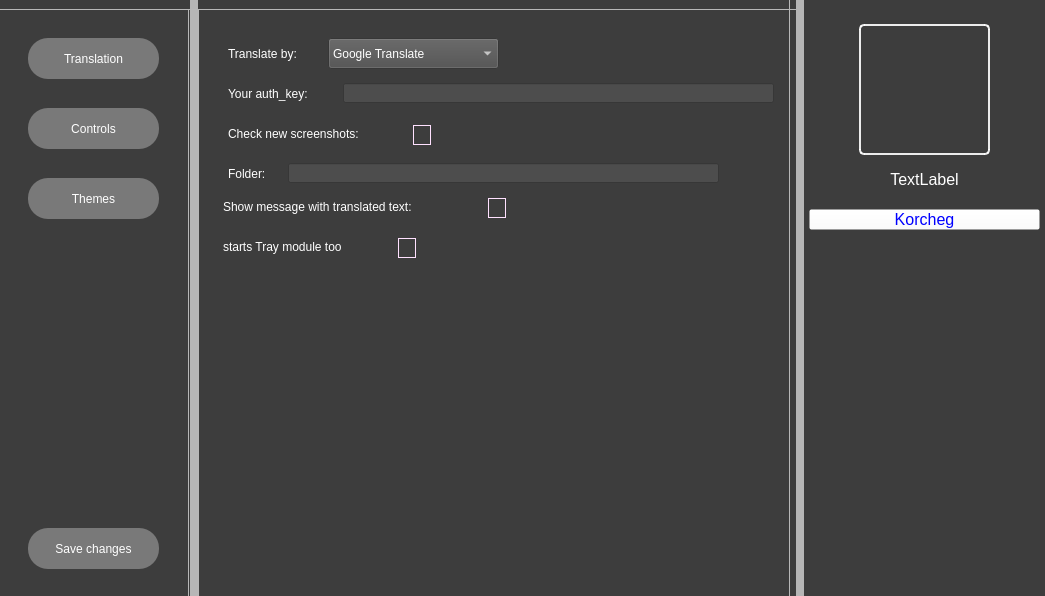
<?xml version="1.0" encoding="UTF-8"?>
<ui version="4.0">
 <class>Frame</class>
 <widget class="QFrame" name="Frame">
  <property name="geometry">
   <rect>
    <x>0</x>
    <y>0</y>
    <width>1045</width>
    <height>596</height>
   </rect>
  </property>
  <property name="windowTitle">
   <string>Frame</string>
  </property>
  <widget class="QLabel" name="MainBack">
   <property name="geometry">
    <rect>
     <x>0</x>
     <y>-10</y>
     <width>1045</width>
     <height>611</height>
    </rect>
   </property>
   <property name="styleSheet">
    <string notr="true">background-color: rgb(61, 61, 61);</string>
   </property>
   <property name="text">
    <string/>
   </property>
  </widget>
  <widget class="QLabel" name="Strip">
   <property name="geometry">
    <rect>
     <x>190</x>
     <y>-20</y>
     <width>8</width>
     <height>691</height>
    </rect>
   </property>
   <property name="styleSheet">
    <string notr="true">background-color: rgb(182, 182, 182);
</string>
   </property>
   <property name="text">
    <string/>
   </property>
  </widget>
  <widget class="QFrame" name="content_frame">
   <property name="geometry">
    <rect>
     <x>-1</x>
     <y>9</y>
     <width>801</width>
     <height>591</height>
    </rect>
   </property>
   <property name="frameShape">
    <enum>QFrame::Shape::StyledPanel</enum>
   </property>
   <property name="frameShadow">
    <enum>QFrame::Shadow::Raised</enum>
   </property>
   <widget class="QFrame" name="page_content">
    <property name="geometry">
     <rect>
      <x>199</x>
      <y>-1</y>
      <width>611</width>
      <height>601</height>
     </rect>
    </property>
    <property name="frameShape">
     <enum>QFrame::Shape::StyledPanel</enum>
    </property>
    <property name="frameShadow">
     <enum>QFrame::Shadow::Raised</enum>
    </property>
    <layout class="QVBoxLayout" name="verticalLayout">
     <item>
      <widget class="QStackedWidget" name="stackedWidget">
       <property name="styleSheet">
        <string notr="true">background-color: rgb(61, 61, 61);</string>
       </property>
       <property name="currentIndex">
        <number>0</number>
       </property>
       <widget class="QWidget" name="page_translation">
        <widget class="QLabel" name="translate_by_label">
         <property name="geometry">
          <rect>
           <x>20</x>
           <y>20</y>
           <width>151</width>
           <height>31</height>
          </rect>
         </property>
         <property name="styleSheet">
          <string notr="true">color: rgb(255, 255, 255);
font: 77 10pt &quot;Arial Black&quot;</string>
         </property>
         <property name="text">
          <string>Translate by: </string>
         </property>
        </widget>
        <widget class="QComboBox" name="translate_by_comba">
         <property name="geometry">
          <rect>
           <x>120</x>
           <y>20</y>
           <width>171</width>
           <height>31</height>
          </rect>
         </property>
         <property name="styleSheet">
          <string notr="true">background-color: rgb(77, 77, 77);
font: 77 10pt &quot;Arial Black&quot;;
color: rgb(255, 255, 255);</string>
         </property>
         <item>
          <property name="text">
           <string>Google Translate</string>
          </property>
         </item>
         <item>
          <property name="text">
           <string>DeepL Translate</string>
          </property>
         </item>
         <item>
          <property name="text">
           <string>MyMemoryTranslator</string>
          </property>
         </item>
        </widget>
        <widget class="QLabel" name="your_auth_key_label">
         <property name="enabled">
          <bool>true</bool>
         </property>
         <property name="geometry">
          <rect>
           <x>20</x>
           <y>60</y>
           <width>151</width>
           <height>31</height>
          </rect>
         </property>
         <property name="styleSheet">
          <string notr="true">color: rgb(255, 255, 255);
font: 77 10pt &quot;Arial Black&quot;</string>
         </property>
         <property name="text">
          <string>Your auth_key:</string>
         </property>
        </widget>
        <widget class="QLineEdit" name="your_auth_key_lineedit">
         <property name="enabled">
          <bool>true</bool>
         </property>
         <property name="geometry">
          <rect>
           <x>135</x>
           <y>65</y>
           <width>431</width>
           <height>20</height>
          </rect>
         </property>
         <property name="styleSheet">
          <string notr="true">background-color: rgb(77, 77, 77);
font: 77 10pt &quot;Arial Black&quot;;
color: rgb(255, 255, 255);</string>
         </property>
        </widget>
        <widget class="QCheckBox" name="folder_check">
         <property name="geometry">
          <rect>
           <x>205</x>
           <y>107</y>
           <width>21</width>
           <height>21</height>
          </rect>
         </property>
         <property name="styleSheet">
          <string notr="true">QCheckBox::indicator {
	width: 16px;
	height: 18px;
	border: 0.7px solid  rgb(255, 225, 255);
	background-color: rgb(61, 61, 61);
}
QCheckBox::indicator:checked {
        background-color: qradialgradient(spread:pad, 
                            cx:0.5,
                            cy:0.5,
                            radius:0.9,
                            fx:0.5,
                            fy:0.5,
                            stop:0 rgba(0, 255, 0, 255), 
                            stop:1 rgba(0, 64, 0, 255));
}</string>
         </property>
         <property name="text">
          <string/>
         </property>
        </widget>
        <widget class="QLabel" name="folder_check_label">
         <property name="enabled">
          <bool>true</bool>
         </property>
         <property name="geometry">
          <rect>
           <x>20</x>
           <y>100</y>
           <width>211</width>
           <height>31</height>
          </rect>
         </property>
         <property name="styleSheet">
          <string notr="true">color: rgb(255, 255, 255);
font: 77 10pt &quot;Arial Black&quot;</string>
         </property>
         <property name="text">
          <string>Check new screenshots:</string>
         </property>
        </widget>
        <widget class="QLineEdit" name="folder_path_lineedit">
         <property name="enabled">
          <bool>true</bool>
         </property>
         <property name="geometry">
          <rect>
           <x>80</x>
           <y>145</y>
           <width>431</width>
           <height>20</height>
          </rect>
         </property>
         <property name="styleSheet">
          <string notr="true">background-color: rgb(77, 77, 77);
font: 77 10pt &quot;Arial Black&quot;;
color: rgb(255, 255, 255);</string>
         </property>
        </widget>
        <widget class="QLabel" name="folder_path_label">
         <property name="enabled">
          <bool>true</bool>
         </property>
         <property name="geometry">
          <rect>
           <x>20</x>
           <y>140</y>
           <width>151</width>
           <height>31</height>
          </rect>
         </property>
         <property name="styleSheet">
          <string notr="true">color: rgb(255, 255, 255);
font: 77 10pt &quot;Arial Black&quot;</string>
         </property>
         <property name="text">
          <string>Folder:</string>
         </property>
        </widget>
        <widget class="QLabel" name="show_message_label">
         <property name="enabled">
          <bool>true</bool>
         </property>
         <property name="geometry">
          <rect>
           <x>15</x>
           <y>173</y>
           <width>261</width>
           <height>31</height>
          </rect>
         </property>
         <property name="styleSheet">
          <string notr="true">color: rgb(255, 255, 255);
font: 77 10pt &quot;Arial Black&quot;</string>
         </property>
         <property name="text">
          <string>Show message with translated text:</string>
         </property>
        </widget>
        <widget class="QCheckBox" name="show_message_check">
         <property name="geometry">
          <rect>
           <x>280</x>
           <y>180</y>
           <width>21</width>
           <height>21</height>
          </rect>
         </property>
         <property name="styleSheet">
          <string notr="true">QCheckBox::indicator {
	width: 16px;
	height: 18px;
	border: 0.7px solid  rgb(255, 225, 255);
	background-color: rgb(61, 61, 61);
}
QCheckBox::indicator:checked {
        background-color: qradialgradient(spread:pad, 
                            cx:0.5,
                            cy:0.5,
                            radius:0.9,
                            fx:0.5,
                            fy:0.5,
                            stop:0 rgba(0, 255, 0, 255), 
                            stop:1 rgba(0, 64, 0, 255));
}</string>
         </property>
         <property name="text">
          <string/>
         </property>
        </widget>
        <widget class="QCheckBox" name="starts_traymodule_check">
         <property name="geometry">
          <rect>
           <x>190</x>
           <y>220</y>
           <width>21</width>
           <height>21</height>
          </rect>
         </property>
         <property name="styleSheet">
          <string notr="true">QCheckBox::indicator {
	width: 16px;
	height: 18px;
	border: 0.7px solid  rgb(255, 225, 255);
	background-color: rgb(61, 61, 61);
}
QCheckBox::indicator:checked {
        background-color: qradialgradient(spread:pad, 
                            cx:0.5,
                            cy:0.5,
                            radius:0.9,
                            fx:0.5,
                            fy:0.5,
                            stop:0 rgba(0, 255, 0, 255), 
                            stop:1 rgba(0, 64, 0, 255));
}</string>
         </property>
         <property name="text">
          <string/>
         </property>
        </widget>
        <widget class="QLabel" name="starts_traymodule_label">
         <property name="enabled">
          <bool>true</bool>
         </property>
         <property name="geometry">
          <rect>
           <x>15</x>
           <y>213</y>
           <width>171</width>
           <height>31</height>
          </rect>
         </property>
         <property name="styleSheet">
          <string notr="true">color: rgb(255, 255, 255);
font: 77 10pt &quot;Arial Black&quot;</string>
         </property>
         <property name="text">
          <string>starts Tray module too</string>
         </property>
        </widget>
        <zorder>translate_by_label</zorder>
        <zorder>translate_by_comba</zorder>
        <zorder>your_auth_key_label</zorder>
        <zorder>your_auth_key_lineedit</zorder>
        <zorder>folder_check_label</zorder>
        <zorder>folder_check</zorder>
        <zorder>folder_path_label</zorder>
        <zorder>folder_path_lineedit</zorder>
        <zorder>show_message_label</zorder>
        <zorder>show_message_check</zorder>
        <zorder>starts_traymodule_check</zorder>
        <zorder>starts_traymodule_label</zorder>
       </widget>
       <widget class="QWidget" name="page_controls">
        <widget class="QLineEdit" name="winmode_lineedit">
         <property name="geometry">
          <rect>
           <x>170</x>
           <y>170</y>
           <width>191</width>
           <height>20</height>
          </rect>
         </property>
         <property name="styleSheet">
          <string notr="true">background-color: rgb(77, 77, 77);
font: 77 10pt &quot;Arial Black&quot;;
color: rgb(255, 255, 255);</string>
         </property>
        </widget>
        <widget class="QLineEdit" name="second_point_lineedit">
         <property name="geometry">
          <rect>
           <x>120</x>
           <y>95</y>
           <width>191</width>
           <height>20</height>
          </rect>
         </property>
         <property name="styleSheet">
          <string notr="true">background-color: rgb(77, 77, 77);
font: 77 10pt &quot;Arial Black&quot;;
color: rgb(255, 255, 255);</string>
         </property>
        </widget>
        <widget class="QLabel" name="translate_realtime_label">
         <property name="geometry">
          <rect>
           <x>10</x>
           <y>130</y>
           <width>161</width>
           <height>31</height>
          </rect>
         </property>
         <property name="styleSheet">
          <string notr="true">color: rgb(255, 255, 255);
font: 77 10pt &quot;Arial Black&quot;</string>
         </property>
         <property name="text">
          <string>Translate in real time</string>
         </property>
        </widget>
        <widget class="QLabel" name="second_point_label">
         <property name="geometry">
          <rect>
           <x>10</x>
           <y>90</y>
           <width>151</width>
           <height>31</height>
          </rect>
         </property>
         <property name="styleSheet">
          <string notr="true">color: rgb(255, 255, 255);
font: 77 10pt &quot;Arial Black&quot;</string>
         </property>
         <property name="text">
          <string>Set 2-nd point</string>
         </property>
        </widget>
        <widget class="QLineEdit" name="translate_lineedit">
         <property name="geometry">
          <rect>
           <x>90</x>
           <y>15</y>
           <width>191</width>
           <height>20</height>
          </rect>
         </property>
         <property name="styleSheet">
          <string notr="true">background-color: rgb(77, 77, 77);
font: 77 10pt &quot;Arial Black&quot;;
color: rgb(255, 255, 255);</string>
         </property>
        </widget>
        <widget class="QLabel" name="first_point_label">
         <property name="geometry">
          <rect>
           <x>10</x>
           <y>50</y>
           <width>151</width>
           <height>31</height>
          </rect>
         </property>
         <property name="styleSheet">
          <string notr="true">color: rgb(255, 255, 255);
font: 77 10pt &quot;Arial Black&quot;</string>
         </property>
         <property name="text">
          <string>Set 1-st point</string>
         </property>
        </widget>
        <widget class="QLineEdit" name="first_point_lineedit">
         <property name="geometry">
          <rect>
           <x>110</x>
           <y>55</y>
           <width>191</width>
           <height>20</height>
          </rect>
         </property>
         <property name="styleSheet">
          <string notr="true">background-color: rgb(77, 77, 77);
font: 77 10pt &quot;Arial Black&quot;;
color: rgb(255, 255, 255);</string>
         </property>
        </widget>
        <widget class="QLabel" name="translate_label">
         <property name="geometry">
          <rect>
           <x>10</x>
           <y>10</y>
           <width>151</width>
           <height>31</height>
          </rect>
         </property>
         <property name="styleSheet">
          <string notr="true">color: rgb(255, 255, 255);
font: 77 10pt &quot;Arial Black&quot;</string>
         </property>
         <property name="text">
          <string>Translate:</string>
         </property>
        </widget>
        <widget class="QLineEdit" name="translate_realtime_lineedit">
         <property name="geometry">
          <rect>
           <x>170</x>
           <y>135</y>
           <width>191</width>
           <height>20</height>
          </rect>
         </property>
         <property name="styleSheet">
          <string notr="true">background-color: rgb(77, 77, 77);
font: 77 10pt &quot;Arial Black&quot;;
color: rgb(255, 255, 255);</string>
         </property>
        </widget>
        <widget class="QLabel" name="winmode_label">
         <property name="geometry">
          <rect>
           <x>10</x>
           <y>165</y>
           <width>161</width>
           <height>31</height>
          </rect>
         </property>
         <property name="styleSheet">
          <string notr="true">color: rgb(255, 255, 255);
font: 77 10pt &quot;Arial Black&quot;</string>
         </property>
         <property name="text">
          <string>Change winmode</string>
         </property>
        </widget>
        <widget class="QPushButton" name="info_btn">
         <property name="geometry">
          <rect>
           <x>300</x>
           <y>10</y>
           <width>31</width>
           <height>31</height>
          </rect>
         </property>
         <property name="toolTip">
          <string>like: Ctrl+G, F1, Shift+I. First letter is BIG, next letters is small, after +, after again BIG letter</string>
         </property>
         <property name="styleSheet">
          <string notr="true">QPushButton{
background-color: rgb(121, 121, 121);
border-radius: 7px;
color: rgb(255, 255, 255);
font: 77 10pt &quot;Arial Black&quot;;

}
QPushButton:hover{
background-color: whiteborder-top-left-radius: 20px;
border-bottomeft-radius: 20px;
color: rgb(0, 0, 0);
font: 77 10pt &quot;Arial Black&quot;;
}</string>
         </property>
         <property name="text">
          <string>?</string>
         </property>
        </widget>
        <widget class="QLabel" name="call_traymode_label">
         <property name="geometry">
          <rect>
           <x>10</x>
           <y>195</y>
           <width>161</width>
           <height>31</height>
          </rect>
         </property>
         <property name="styleSheet">
          <string notr="true">color: rgb(255, 255, 255);
font: 77 10pt &quot;Arial Black&quot;</string>
         </property>
         <property name="text">
          <string>call Traymode</string>
         </property>
        </widget>
        <widget class="QLineEdit" name="call_traymode_lineedit">
         <property name="geometry">
          <rect>
           <x>170</x>
           <y>200</y>
           <width>191</width>
           <height>20</height>
          </rect>
         </property>
         <property name="styleSheet">
          <string notr="true">background-color: rgb(77, 77, 77);
font: 77 10pt &quot;Arial Black&quot;;
color: rgb(255, 255, 255);</string>
         </property>
        </widget>
        <zorder>translate_realtime_label</zorder>
        <zorder>second_point_label</zorder>
        <zorder>first_point_label</zorder>
        <zorder>first_point_lineedit</zorder>
        <zorder>translate_label</zorder>
        <zorder>winmode_label</zorder>
        <zorder>info_btn</zorder>
        <zorder>translate_lineedit</zorder>
        <zorder>second_point_lineedit</zorder>
        <zorder>winmode_lineedit</zorder>
        <zorder>translate_realtime_lineedit</zorder>
        <zorder>call_traymode_label</zorder>
        <zorder>call_traymode_lineedit</zorder>
       </widget>
       <widget class="QWidget" name="page_themes">
        <widget class="QPushButton" name="page_next_btn">
         <property name="geometry">
          <rect>
           <x>340</x>
           <y>550</y>
           <width>31</width>
           <height>23</height>
          </rect>
         </property>
         <property name="styleSheet">
          <string notr="true">font-size: 12pt;
color: white;self.setCentralWidget(self.scroll)</string>
         </property>
         <property name="text">
          <string>&gt;&gt;</string>
         </property>
        </widget>
        <widget class="QPushButton" name="page_back_btn">
         <property name="geometry">
          <rect>
           <x>180</x>
           <y>550</y>
           <width>31</width>
           <height>23</height>
          </rect>
         </property>
         <property name="styleSheet">
          <string notr="true">font-size: 12pt;
color: white;self.setCentralWidget(self.scroll)</string>
         </property>
         <property name="text">
          <string>&lt;&lt;</string>
         </property>
        </widget>
        <widget class="QPushButton" name="page_now">
         <property name="geometry">
          <rect>
           <x>260</x>
           <y>550</y>
           <width>31</width>
           <height>23</height>
          </rect>
         </property>
         <property name="styleSheet">
          <string notr="true">font-size: 12pt;
color: white;self.setCentralWidget(self.scroll)</string>
         </property>
         <property name="text">
          <string>1</string>
         </property>
        </widget>
       </widget>
      </widget>
     </item>
    </layout>
   </widget>
   <widget class="QFrame" name="tabs">
    <property name="geometry">
     <rect>
      <x>-1</x>
      <y>-1</y>
      <width>191</width>
      <height>591</height>
     </rect>
    </property>
    <property name="styleSheet">
     <string notr="true">QPushButton{
background-color: rgb(121, 121, 121);
border-radius: 20px;
color: rgb(255, 255, 255);
font: 77 10pt &quot;Arial Black&quot;;

}
QPushButton:hover{
background-color: white;
border-top-left-radius: 20px;
border-bottom-left-radius: 20px;
color: rgb(0, 0, 0);
font: 77 10pt &quot;Arial Black&quot;;
}

QPushButton::pressed {           
background-color: rgb(170, 0, 0);
} </string>
    </property>
    <property name="frameShape">
     <enum>QFrame::Shape::StyledPanel</enum>
    </property>
    <property name="frameShadow">
     <enum>QFrame::Shadow::Raised</enum>
    </property>
    <widget class="QPushButton" name="translation_btn">
     <property name="geometry">
      <rect>
       <x>30</x>
       <y>30</y>
       <width>131</width>
       <height>41</height>
      </rect>
     </property>
     <property name="text">
      <string>Translation</string>
     </property>
    </widget>
    <widget class="QPushButton" name="themes_btn">
     <property name="geometry">
      <rect>
       <x>30</x>
       <y>170</y>
       <width>131</width>
       <height>41</height>
      </rect>
     </property>
     <property name="text">
      <string>Themes</string>
     </property>
    </widget>
    <widget class="QPushButton" name="controls_btn">
     <property name="geometry">
      <rect>
       <x>30</x>
       <y>100</y>
       <width>131</width>
       <height>41</height>
      </rect>
     </property>
     <property name="text">
      <string>Controls</string>
     </property>
    </widget>
    <widget class="QPushButton" name="save_btn">
     <property name="geometry">
      <rect>
       <x>30</x>
       <y>520</y>
       <width>131</width>
       <height>41</height>
      </rect>
     </property>
     <property name="text">
      <string>Save changes</string>
     </property>
    </widget>
   </widget>
  </widget>
  <widget class="QLabel" name="Strip_2">
   <property name="geometry">
    <rect>
     <x>796</x>
     <y>0</y>
     <width>8</width>
     <height>691</height>
    </rect>
   </property>
   <property name="styleSheet">
    <string notr="true">background-color: rgb(182, 182, 182);
</string>
   </property>
   <property name="text">
    <string/>
   </property>
  </widget>
  <widget class="QFrame" name="theme_info_frame">
   <property name="geometry">
    <rect>
     <x>789</x>
     <y>-1</y>
     <width>261</width>
     <height>601</height>
    </rect>
   </property>
   <property name="frameShape">
    <enum>QFrame::Shape::StyledPanel</enum>
   </property>
   <property name="frameShadow">
    <enum>QFrame::Shadow::Raised</enum>
   </property>
   <widget class="QLabel" name="theme_icon_label">
    <property name="geometry">
     <rect>
      <x>70</x>
      <y>25</y>
      <width>131</width>
      <height>131</height>
     </rect>
    </property>
    <property name="styleSheet">
     <string notr="true">border: 2px solid rgba(255, 255, 255, 230);
border-radius: 5px;</string>
    </property>
    <property name="text">
     <string/>
    </property>
   </widget>
   <widget class="QLabel" name="theme_name_label">
    <property name="geometry">
     <rect>
      <x>70</x>
      <y>170</y>
      <width>131</width>
      <height>21</height>
     </rect>
    </property>
    <property name="styleSheet">
     <string notr="true">color: rgb(255, 255, 255);
font-size: 12pt;
</string>
    </property>
    <property name="text">
     <string>TextLabel</string>
    </property>
    <property name="alignment">
     <set>Qt::AlignmentFlag::AlignCenter</set>
    </property>
   </widget>
   <widget class="QPushButton" name="theme_author_btn">
    <property name="geometry">
     <rect>
      <x>20</x>
      <y>210</y>
      <width>231</width>
      <height>21</height>
     </rect>
    </property>
    <property name="styleSheet">
     <string notr="true">/** https://www.youtube.com/watch?v=dQw4w9WgXcQ */
color: blue;
font-size: 12pt;
background-color: rgba(255, 255, 255, 0);
text-align: center;</string>
    </property>
    <property name="text">
     <string>Korcheg</string>
    </property>
    <property name="default">
     <bool>false</bool>
    </property>
   </widget>
  </widget>
 </widget>
 <resources>
  <include location="../../PyQt5_app/resources/resourcesDesigner.qrc"/>
 </resources>
 <connections/>
</ui>
